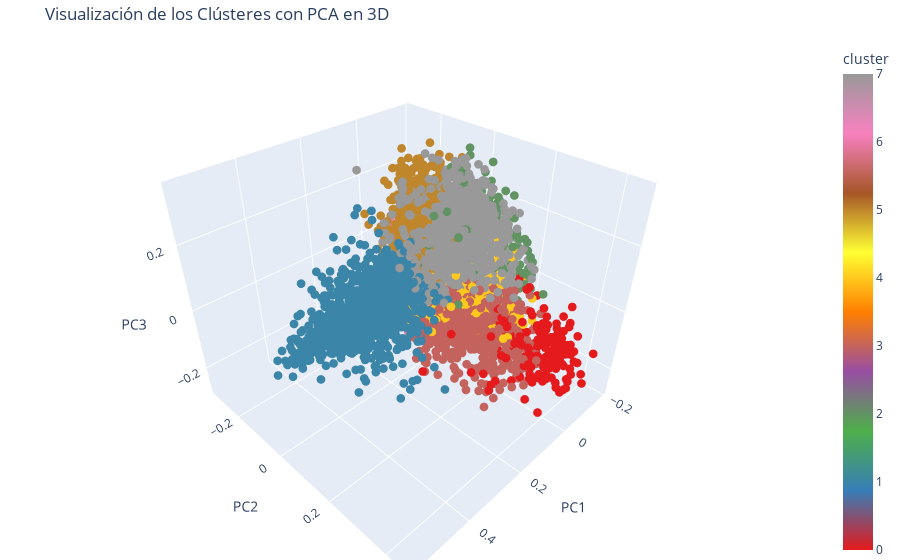

The notebook cell saved with this chart:
### Code cell
#G2
import pandas as pd
from sklearn.decomposition import PCA
import plotly.express as px

# Supongo que 'tfidf' es tu matriz de características tf-idf y 'kmeans' es tu modelo KMeans
# Reducir la dimensionalidad a 3D para la visualización
pca = PCA(n_components=3)
reduced_features = pca.fit_transform(tfidf.toarray())

# Crear un DataFrame para la visualización
df_viz = pd.DataFrame(reduced_features, columns=['PC1', 'PC2', 'PC3'])
df_viz['cluster'] = kmeans.labels_

# Obtener el número de puntos en cada cluster
cluster_counts = df_viz['cluster'].value_counts().sort_index().reset_index()
cluster_counts.columns = ['cluster', 'count']

# Fusionar cluster_counts con df_viz
df_viz = pd.merge(df_viz, cluster_counts, on='cluster')

# Gráfico de dispersión de los clústeres en 3D usando Plotly
fig = px.scatter_3d(df_viz, x='PC1', y='PC2', z='PC3', color='cluster', 
                    title='Visualización de los Clústeres con PCA en 3D',
                    labels={'PC1': 'Componente Principal 1', 
                            'PC2': 'Componente Principal 2', 
                            'PC3': 'Componente Principal 3'},
                    hover_data={'cluster': True, 'count': True},
                    color_continuous_scale=px.colors.qualitative.Set1)

# Personalizar leyenda
fig.update_traces(marker=dict(size=3),
                  selector=dict(mode='markers'))

# Agregar título y etiquetas
fig.update_layout(scene=dict(
                    xaxis_title='PC1',
                    yaxis_title='PC2',
                    zaxis_title='PC3'),
                  margin=dict(l=0, r=0, b=0, t=40),
                  legend_title='Cluster')

# Mostrar el gráfico interactivo
fig.show()

### Figure 1 — Plotly figure (JSON) as saved in the notebook; plotly's stock layout.template omitted (floating-point values rounded to 4 significant figures; data arrays with more than 128 entries replaced by an {"elided": "..."} marker saying what was removed)
{"data": [{"customdata": {"elided": "9310x2 int values"}, "hovertemplate": "Componente Principal 1=%{x}<br>Componente Principal 2=%{y}<br>Componente Principal 3=%{z}<br>cluster=%{marker.color}<br>count=%{customdata[1]}<extra></extra>", "legendgroup": "", "marker": {"color": {"elided": "9310 int values"}, "coloraxis": "coloraxis", "size": 3, "symbol": "circle"}, "mode": "markers", "name": "", "scene": "scene", "showlegend": false, "type": "scatter3d", "x": {"elided": "9310 float values"}, "y": {"elided": "9310 float values"}, "z": {"elided": "9310 float values"}}], "layout": {"coloraxis": {"colorbar": {"title": {"text": "cluster"}}, "colorscale": [[0, "rgb(228,26,28)"], [0.125, "rgb(55,126,184)"], [0.25, "rgb(77,175,74)"], [0.375, "rgb(152,78,163)"], [0.5, "rgb(255,127,0)"], [0.625, "rgb(255,255,51)"], [0.75, "rgb(166,86,40)"], [0.875, "rgb(247,129,191)"], [1, "rgb(153,153,153)"]]}, "legend": {"title": {"text": "Cluster"}, "tracegroupgap": 0}, "margin": {"b": 0, "l": 0, "r": 0, "t": 40}, "scene": {"domain": {"x": [0, 1], "y": [0, 1]}, "xaxis": {"title": {"text": "PC1"}}, "yaxis": {"title": {"text": "PC2"}}, "zaxis": {"title": {"text": "PC3"}}}, "title": {"text": "Visualización de los Clústeres con PCA en 3D"}}}
